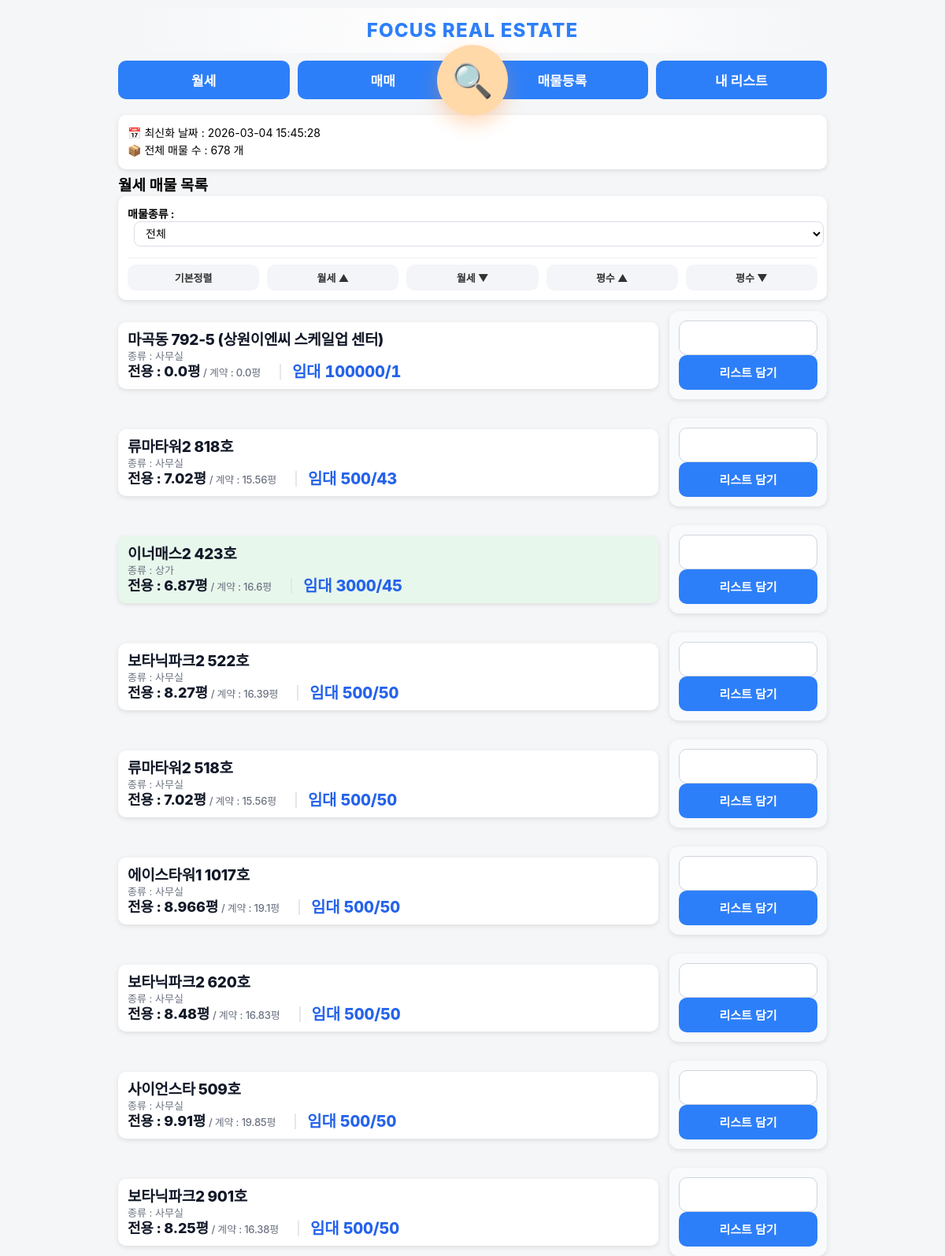
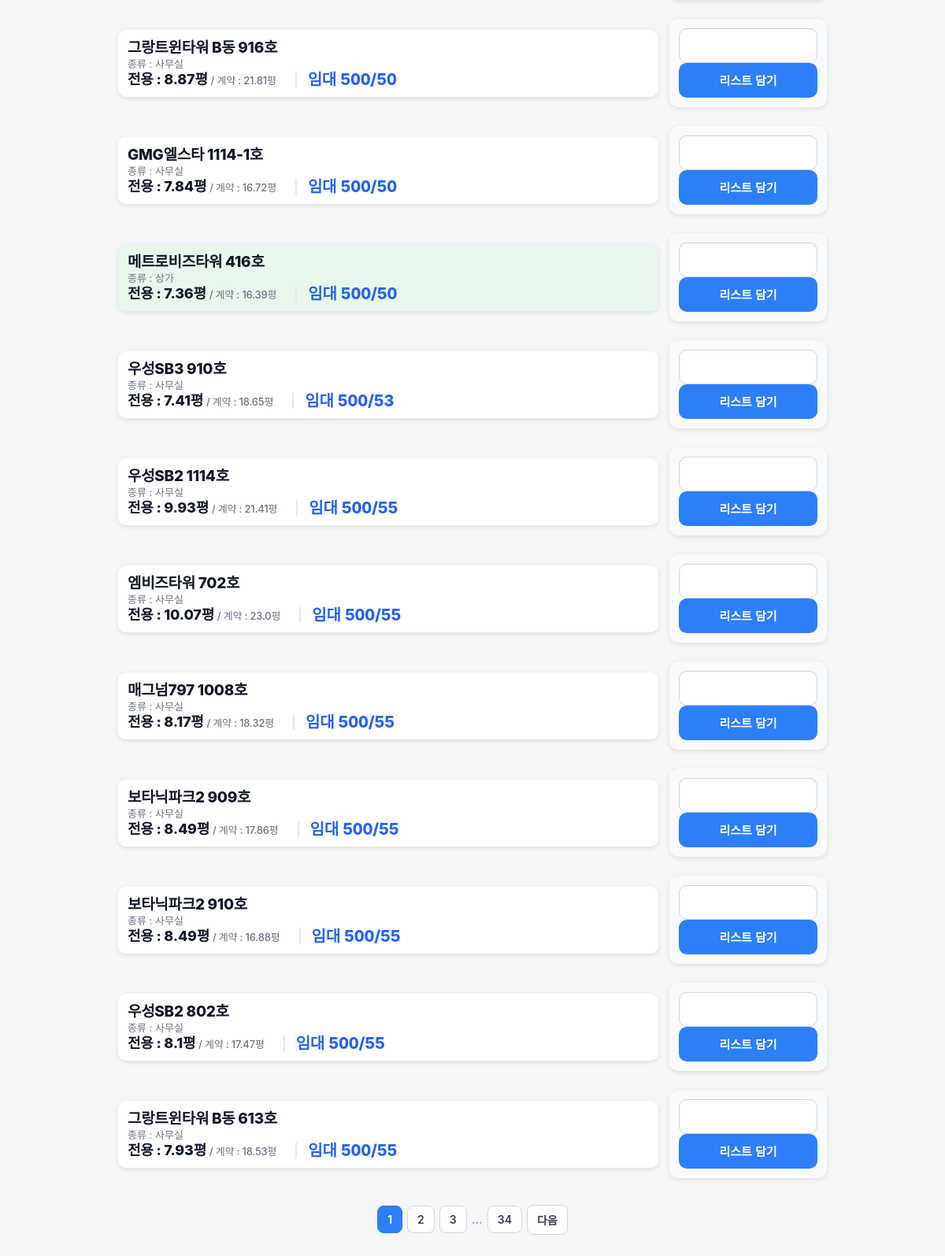
Screenshot of / (signed in) with the database file from the repository (2 pictures, top to bottom).
### app.py (models this page shows)
class UploadLog(db.Model):
    id = db.Column(db.Integer, primary_key=True)
    upload_time = db.Column(db.String(50))

class Property(db.Model):
    status = db.Column(db.String(20), default='available')
    property_type = db.Column(db.String(50))
    id = db.Column(db.Integer, primary_key=True)
    pos_id = db.Column(db.String(50), index=True)
    source_ts = db.Column(db.DateTime)
    building_name = db.Column(db.String(200))
    exclusive_area = db.Column(db.Float)
    contract_area = db.Column(db.Float)
    deposit = db.Column(db.Integer)
    rent = db.Column(db.Integer)
    sale_price = db.Column(db.Integer)
    category = db.Column(db.String(20))
    status = db.Column(db.String(20), default='available')
    private_memo = db.Column(db.Text)
    has_interior = db.Column(db.Boolean, default=False)
    has_gonghang = db.Column(db.Boolean, default=False)
    has_corner = db.Column(db.Boolean, default=False)

### app.py (the view)
@app.route("/")
@login_required
def index():
    print("현재 로그인 상태:", current_user.is_authenticated)
    mode = request.args.get("mode", "rent")
    sort = request.args.get("sort", "")
    property_types = [pt for pt in request.args.getlist("property_type") if pt]
    property_type = request.args.get("property_type", "").strip()  # ✅ index.html 오류 방지용
    query = Property.query
    if property_types:
        query = query.filter(Property.property_type.in_(property_types))
    if mode == "sale":
        query = query.filter_by(category="매매")
    else:
        query = query.filter_by(category="월세")
    if sort == "rent_asc":
        query = query.order_by(Property.rent.asc(), Property.deposit.asc())
    elif sort == "rent_desc":
        query = query.order_by(Property.rent.desc(), Property.deposit.desc())
    elif sort == "sale_asc":
        query = query.order_by(Property.sale_price.asc())
    elif sort == "sale_desc":
        query = query.order_by(Property.sale_price.desc())
    elif sort == "area_asc":
        query = query.order_by(Property.exclusive_area.asc())
    elif sort == "area_desc":
        query = query.order_by(Property.exclusive_area.desc())
    else:
        if mode == "rent":
            query = query.order_by(Property.rent.asc(), Property.deposit.asc())
        else:
            query = query.order_by(Property.sale_price.asc())
    page = request.args.get('page', 1, type=int)
    pagination = query.paginate(page=page, per_page=20, error_out=False)
    properties = pagination.items
    last_upload = UploadLog.query.order_by(UploadLog.id.desc()).first()
    upload_time = last_upload.upload_time if last_upload else "업로드 기록 없음"
    collections = Collection.query.all()
    existing_pairs = set(
        (item.property_id, item.collection_id)
        for item in CollectionItem.query.all()
    )
    thumb_map = {}
    for img in PropertyImage.query.order_by(PropertyImage.id.desc()).all():
        if img.property_id not in thumb_map:
            thumb_map[img.property_id] = []
        if len(thumb_map[img.property_id]) < 2:
            thumb_map[img.property_id].append(img.file_path)
    return render_template(
        "index.html",
        properties=properties,
        mode=mode,
        format_sale_price_korean=format_sale_price_korean,
        upload_time=upload_time,
        property_type=property_type,
        collections=collections,
        existing_pairs=existing_pairs,
        thumb_map=thumb_map,
        pagination=pagination
    )

### app.py (called while the page is built)
@login_manager.user_loader
def load_user(user_id):
    return User.query.get(int(user_id))

### templates/index.html (shortened to what this page needs)
{% extends "base.html" %}
{% block content %}
<div class="card info-box">
    <div>📅 최신화 날짜 : {{ upload_time }}</div>
    <div>📦 전체 매물 수 : {{ pagination.total }} 개</div>
</div>
{% if mode == "sale" %}
<h2>매매 매물 목록</h2>
{% else %}
<h2>월세 매물 목록</h2>
{% endif %}
<div class="card">
<form method="get">
    <div class="filter-row">
        <strong>매물종류 :</strong>
        <select name="property_type" onchange="this.form.submit()">
            <option value="" {% if not property_type %}selected{% endif %}>전체</option>
        </select>
    </div>
</form>
<div class="sort-buttons">
    <a href="/?mode={{ mode }}&property_type={{ property_type }}">기본정렬</a>
    {% if mode == "sale" %}
        <a href="/?mode=sale&sort=sale_asc&property_type={{ property_type }}">매매가 ▲</a>
        <a href="/?mode=sale&sort=sale_desc&property_type={{ property_type }}">매매가 ▼</a>
    {% else %}
        <a href="/?mode=rent&sort=rent_asc&property_type={{ property_type }}">월세 ▲</a>
        <a href="/?mode=rent&sort=rent_desc&property_type={{ property_type }}">월세 ▼</a>
    {% endif %}
    <a href="/?mode={{ mode }}&sort=area_asc&property_type={{ property_type }}">평수 ▲</a>
    <a href="/?mode={{ mode }}&sort=area_desc&property_type={{ property_type }}">평수 ▼</a>
</div>
</div>
{% for p in properties %}
<div class="detail-row">
    <div class="card property-card {{ p.property_type }}" onclick="location.href='/property/{{ p.id }}'" style="position: relative;">
        <div class="card-left">
            <div class="title">{{ p.building_name }}</div>
            <div class="detail">
                종류 : {{ p.property_type }}
            </div>
            <div class="detail-line">
    <div class="area-text">
    <span class="area-main">전용 : {{ p.exclusive_area }}평</span>
    <span class="area-sub"> / 계약 : {{ p.contract_area }}평</span>
</div>
    <span class="price-inline">
    {% if p.category == "매매" %}
        매매 {{ format_sale_price_korean(p.sale_price) }}
    {% else %}
        임대 {{ p.deposit }}/{{ p.rent }}
    {% endif %}
    </span>
</div>
        </div>
    </div>
    <form method="POST" action="/add_to_collection" class="ajax-form card action-card">
    <select name="collection_id" class="collection-select">
    </select>
    <button type="submit" class="add-btn">
리스트 담기
</button>
</form>
</div>
{% endfor %}
<div class="pagination">
    {% for p in pagination.iter_pages(left_edge=1, right_edge=1, left_current=2, right_current=2) %}
        {% if p %}
            {% if p == pagination.page %}
                <span class="page-btn active">{{ p }}</span>
            {% else %}
                <a href="{{ url_for('index', page=p, mode=request.args.get('mode', 'rent'), sort=request.args.get('sort', ''), property_type=request.args.get('property_type', '')) }}" class="page-btn">{{ p }}</a>
            {% endif %}
        {% else %}
            <span class="page-dots">...</span>
        {% endif %}
    {% endfor %}
    {% if pagination.has_next %}
        <a href="{{ url_for('index', page=pagination.next_num, mode=request.args.get('mode', 'rent'), sort=request.args.get('sort', ''), property_type=request.args.get('property_type', '')) }}" class="page-btn">다음</a>
    {% endif %}
</div>
{% endblock %}

### templates/base.html (shortened to what this page needs)
<!DOCTYPE html>
<html>
<head>
</head>
<body>
<div class="container">
    <div class="site-header">
         FOCUS REAL ESTATE
    </div>
    <div class="menu-wrapper">
    <div class="menu">
        <a href="/?mode=rent">월세</a>
        <a href="/?mode=sale">매매</a>
        <a href="/register" class="pc-only">매물등록</a>
        <a href="/collections">내 리스트</a>
    </div>
    <a href="/search" class="search-fab" title="매물 검색">
        🔍
    </a>
</div>
{% block content %}
{% endblock %}
</div>
</body>
</html>

### templates/index.html (style rules this page uses)
.pagination { display: flex; justify-content: center; align-items: center; gap: 6px; margin-top: 24px; margin-bottom: 40px; }
.page-btn { padding: 8px 12px; border-radius: 8px; background: #fff; border: 1px solid #d1d5db; color: #374151; text-decoration: none; font-weight: 600; font-size: 14px; transition: all 0.2s; }
.page-btn.active { background: #2d7ff9; color: #fff; border-color: #2d7ff9; }
.page-dots { color: #9ca3af; font-weight: bold; }
.filter-row { margin-bottom:12px; font-size:14px; }
.filter-row select { margin-left:8px; padding:6px 10px; border-radius:8px; border:1px solid #d9dee7; background:#fff; font-size:14px; transition:0.15s; }
.sort-buttons { margin-top:14px; padding-top:8px; border-top:1px solid #eef1f5; display:flex; flex-wrap:wrap; gap:8px; }
.sort-buttons a { text-decoration:none; color:#333; background:#f3f5f9; padding:7px 12px; border-radius:10px; font-size:13px; font-weight:600; transition:0.15s; }
.property-card { margin-top:14px; }

### rows the page displays
UploadLog: upload_time "2026-03-04 15:45:28"
Property: building_name "마곡동 792-5 (상원이엔씨 스케일업 센터)", property_type "사무실", exclusive_area "0.0", contract_area "0.0", deposit "100000", rent "1"
Property: building_name "류마타워2 818호", property_type "사무실", exclusive_area "7.02", contract_area "15.56", deposit "500", rent "43"
Property: building_name "이너매스2 423호", property_type "상가", exclusive_area "6.87", contract_area "16.6", deposit "3000", rent "45"
Property: building_name "보타닉파크2 522호", property_type "사무실", exclusive_area "8.27", contract_area "16.39", deposit "500", rent "50"
Property: building_name "류마타워2 518호", property_type "사무실", exclusive_area "7.02", contract_area "15.56", deposit "500", rent "50"
Property: building_name "에이스타워1 1017호", property_type "사무실", exclusive_area "8.966", contract_area "19.1", deposit "500", rent "50"
Property: building_name "보타닉파크2 620호", property_type "사무실", exclusive_area "8.48", contract_area "16.83", deposit "500", rent "50"
Property: building_name "사이언스타 509호", property_type "사무실", exclusive_area "9.91", contract_area "19.85", deposit "500", rent "50"
Property: building_name "보타닉파크2 901호", property_type "사무실", exclusive_area "8.25", contract_area "16.38", deposit "500", rent "50"
Property: building_name "그랑트윈타워 B동 916호", property_type "사무실", exclusive_area "8.87", contract_area "21.81", deposit "500", rent "50"
Property: building_name "GMG엘스타 1114-1호", property_type "사무실", exclusive_area "7.84", contract_area "16.72", deposit "500", rent "50"
Property: building_name "메트로비즈타워 416호", property_type "상가", exclusive_area "7.36", contract_area "16.39", deposit "500", rent "50"
Property: building_name "우성SB3 910호", property_type "사무실", exclusive_area "7.41", contract_area "18.65", deposit "500", rent "53"
Property: building_name "우성SB2 1114호", property_type "사무실", exclusive_area "9.93", contract_area "21.41", deposit "500", rent "55"
Property: building_name "엠비즈타워 702호", property_type "사무실", exclusive_area "10.07", contract_area "23.0", deposit "500", rent "55"
Property: building_name "매그넘797 1008호", property_type "사무실", exclusive_area "8.17", contract_area "18.32", deposit "500", rent "55"
Property: building_name "보타닉파크2 909호", property_type "사무실", exclusive_area "8.49", contract_area "17.86", deposit "500", rent "55"
Property: building_name "보타닉파크2 910호", property_type "사무실", exclusive_area "8.49", contract_area "16.88", deposit "500", rent "55"
Property: building_name "우성SB2 802호", property_type "사무실", exclusive_area "8.1", contract_area "17.47", deposit "500", rent "55"
Property: building_name "그랑트윈타워 B동 613호", property_type "사무실", exclusive_area "7.93", contract_area "18.53", deposit "500", rent "55"

### other values shown
{{ pagination.total }} "678"
{{ p }} "1"
{{ p }} "2" "3" "34"
